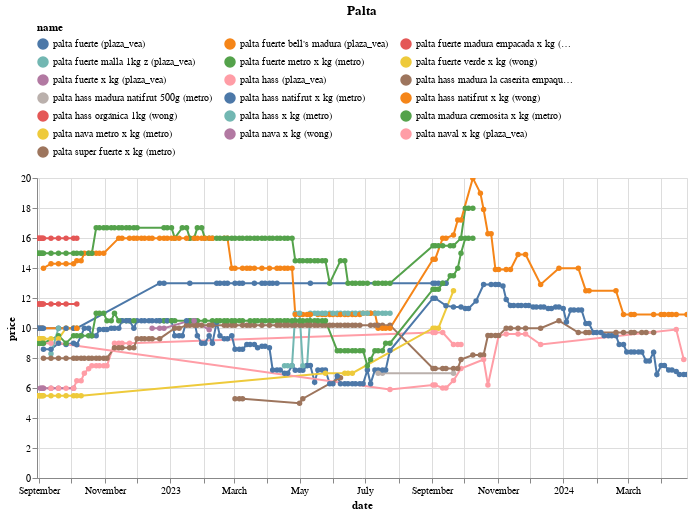

Here is the notebook cell this chart was saved with:
### Code cell
(df
 .loc[df.name.isin(names)]
 .pipe(alt.Chart)
 .mark_line(point=True)
 .encode(x='date', y='price', color='name', tooltip=['name','price'])
 .properties(width=650, title='Palta')
 .interactive()
 .configure_legend(orient='top', columns=3)
)

### Figure 1 — Vega-Lite specification as saved in the notebook (floating-point values rounded to 4 significant figures; data arrays with more than 128 entries replaced by an {"elided": "..."} marker saying what was removed)
{"config": {"view": {"continuousWidth": 300, "continuousHeight": 300}, "legend": {"columns": 3, "orient": "top"}}, "data": {"name": "data-2ee2dcf02f5da0acad2519026a7a061c"}, "mark": {"type": "line", "point": true}, "encoding": {"color": {"field": "name", "type": "nominal"}, "tooltip": [{"field": "name", "type": "nominal"}, {"field": "price", "type": "quantitative"}], "x": {"field": "date", "type": "temporal"}, "y": {"field": "price", "type": "quantitative"}}, "params": [{"name": "param_14", "select": {"type": "interval", "encodings": ["x", "y"]}, "bind": "scales"}], "title": "Palta", "width": 650, "$schema": "https://vega.github.io/schema/vega-lite/v5.17.0.json", "datasets": {"data-2ee2dcf02f5da0acad2519026a7a061c": {"elided": "733 records"}}}
